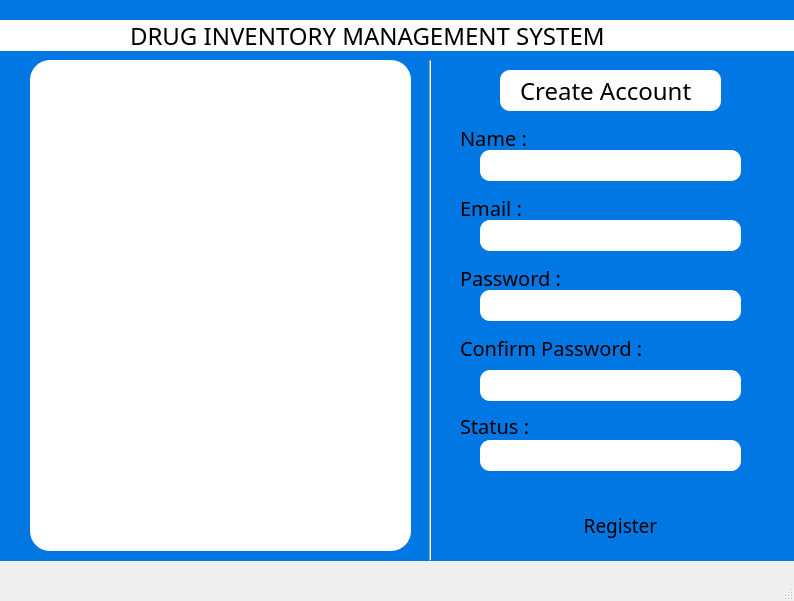
<?xml version="1.0" encoding="UTF-8"?>
<ui version="4.0">
 <class>RegisterWindow</class>
 <widget class="QMainWindow" name="RegisterWindow">
  <property name="geometry">
   <rect>
    <x>0</x>
    <y>0</y>
    <width>794</width>
    <height>601</height>
   </rect>
  </property>
  <property name="windowTitle">
   <string>MainWindow</string>
  </property>
  <widget class="QWidget" name="centralwidget">
   <widget class="QLabel" name="label">
    <property name="geometry">
     <rect>
      <x>-20</x>
      <y>0</y>
      <width>821</width>
      <height>561</height>
     </rect>
    </property>
    <property name="styleSheet">
     <string notr="true">background-color:#0077E2;
background-image: url(:/image_widget/images/bgdimage6.jpg);
</string>
    </property>
    <property name="text">
     <string/>
    </property>
   </widget>
   <widget class="QLabel" name="lbl_CAccount">
    <property name="geometry">
     <rect>
      <x>500</x>
      <y>70</y>
      <width>221</width>
      <height>41</height>
     </rect>
    </property>
    <property name="styleSheet">
     <string notr="true">font: 18pt bold;background-color:white;border-radius:10px; color:black;</string>
    </property>
    <property name="text">
     <string>Create Account</string>
    </property>
    <property name="margin">
     <number>0</number>
    </property>
    <property name="indent">
     <number>20</number>
    </property>
   </widget>
   <widget class="QLabel" name="lbl_Name">
    <property name="geometry">
     <rect>
      <x>460</x>
      <y>130</y>
      <width>121</width>
      <height>16</height>
     </rect>
    </property>
    <property name="styleSheet">
     <string notr="true">font: 15pt bold;color:black;</string>
    </property>
    <property name="text">
     <string>Name :</string>
    </property>
   </widget>
   <widget class="QLineEdit" name="nameAEdit">
    <property name="geometry">
     <rect>
      <x>480</x>
      <y>150</y>
      <width>261</width>
      <height>31</height>
     </rect>
    </property>
    <property name="styleSheet">
     <string notr="true">border-radius: 10px; background-color:white;</string>
    </property>
    <property name="text">
     <string/>
    </property>
   </widget>
   <widget class="QLineEdit" name="emailEdit">
    <property name="geometry">
     <rect>
      <x>480</x>
      <y>220</y>
      <width>261</width>
      <height>31</height>
     </rect>
    </property>
    <property name="styleSheet">
     <string notr="true">border-radius: 10px; background-color: white;</string>
    </property>
   </widget>
   <widget class="QLineEdit" name="passwordEdit">
    <property name="geometry">
     <rect>
      <x>480</x>
      <y>290</y>
      <width>261</width>
      <height>31</height>
     </rect>
    </property>
    <property name="styleSheet">
     <string notr="true">background-color: white;border-radius:10px;</string>
    </property>
   </widget>
   <widget class="QLineEdit" name="CpasswordEdit">
    <property name="geometry">
     <rect>
      <x>480</x>
      <y>370</y>
      <width>261</width>
      <height>31</height>
     </rect>
    </property>
    <property name="styleSheet">
     <string notr="true">background-color:white;border-radius:10px;</string>
    </property>
   </widget>
   <widget class="QPushButton" name="registerBtn">
    <property name="geometry">
     <rect>
      <x>460</x>
      <y>510</y>
      <width>321</width>
      <height>31</height>
     </rect>
    </property>
    <property name="styleSheet">
     <string notr="true">border-radius:10px; font:14pt bold;background-color:#0077E2;color:black;</string>
    </property>
    <property name="text">
     <string>Register</string>
    </property>
   </widget>
   <widget class="QLabel" name="lbl_Email">
    <property name="geometry">
     <rect>
      <x>460</x>
      <y>200</y>
      <width>81</width>
      <height>16</height>
     </rect>
    </property>
    <property name="styleSheet">
     <string notr="true">font: 15pt bold; color:black;</string>
    </property>
    <property name="text">
     <string>Email :</string>
    </property>
   </widget>
   <widget class="QLabel" name="lbl_Password">
    <property name="geometry">
     <rect>
      <x>460</x>
      <y>270</y>
      <width>121</width>
      <height>16</height>
     </rect>
    </property>
    <property name="styleSheet">
     <string notr="true">color:black; font:15pt bold;</string>
    </property>
    <property name="text">
     <string>Password :</string>
    </property>
   </widget>
   <widget class="QLabel" name="lbl_CPassword">
    <property name="geometry">
     <rect>
      <x>460</x>
      <y>340</y>
      <width>201</width>
      <height>16</height>
     </rect>
    </property>
    <property name="styleSheet">
     <string notr="true">font:15pt bold; color:black;</string>
    </property>
    <property name="text">
     <string>Confirm Password :</string>
    </property>
   </widget>
   <widget class="Line" name="line">
    <property name="geometry">
     <rect>
      <x>420</x>
      <y>60</y>
      <width>20</width>
      <height>501</height>
     </rect>
    </property>
    <property name="orientation">
     <enum>Qt::Vertical</enum>
    </property>
   </widget>
   <widget class="QLabel" name="label_2">
    <property name="geometry">
     <rect>
      <x>0</x>
      <y>20</y>
      <width>801</width>
      <height>31</height>
     </rect>
    </property>
    <property name="styleSheet">
     <string notr="true">color:black;background-color:white;font: 18pt bold;</string>
    </property>
    <property name="text">
     <string>DRUG INVENTORY MANAGEMENT SYSTEM</string>
    </property>
    <property name="indent">
     <number>130</number>
    </property>
   </widget>
   <widget class="QLabel" name="label_3">
    <property name="geometry">
     <rect>
      <x>30</x>
      <y>60</y>
      <width>381</width>
      <height>491</height>
     </rect>
    </property>
    <property name="autoFillBackground">
     <bool>false</bool>
    </property>
    <property name="styleSheet">
     <string notr="true">background-image:url(:/image_widget/images/bgdimage2.jpeg);border-radius:20px; background-color:white; repeat: none;
</string>
    </property>
    <property name="text">
     <string/>
    </property>
   </widget>
   <widget class="QLabel" name="statuslbl">
    <property name="geometry">
     <rect>
      <x>460</x>
      <y>410</y>
      <width>111</width>
      <height>31</height>
     </rect>
    </property>
    <property name="styleSheet">
     <string notr="true">font:15pt bold; color:black;</string>
    </property>
    <property name="text">
     <string>Status :</string>
    </property>
   </widget>
   <widget class="QLineEdit" name="statusEdit">
    <property name="geometry">
     <rect>
      <x>480</x>
      <y>440</y>
      <width>261</width>
      <height>31</height>
     </rect>
    </property>
    <property name="styleSheet">
     <string notr="true">background-color:white;border-radius:10px;</string>
    </property>
   </widget>
  </widget>
  <widget class="QStatusBar" name="statusbar"/>
 </widget>
 <resources>
  <include location="images.qrc"/>
 </resources>
 <connections/>
</ui>
